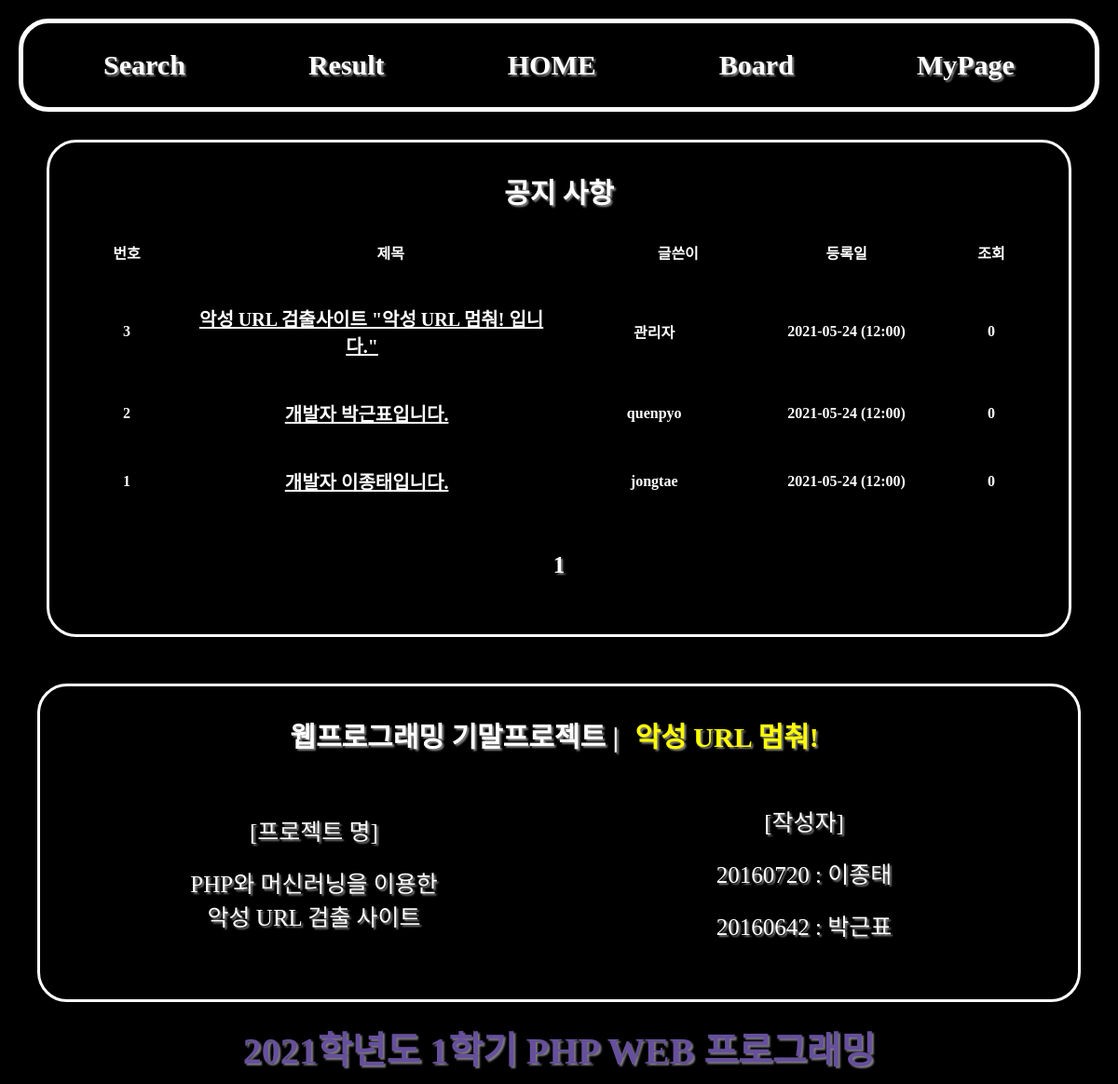
Page /board_notice_list.php on the committed database.
### tables this page shows
create table notice (
   num int not null auto_increment,
   id char(15) not null,
   subject char(200) not null,
   content text not null,        
   regist_day char(20) not null,
   hit int not null,
   primary key(num)
);

### board_notice_list.php (the view, shortened to what this page needs)
<!DOCTYPE html>
    <head>
        <link rel="stylesheet" type="text/css" href="./css/board.css">
    </head>
    <body>
        <header>
            <?php include "header.php";?>
        </header>
        <section>
            <div class="area">
                <div class="area_area">
                    <h3>공지 사항</h3>
                    <table>
                        <colgroup>
                        </colgroup>
                        <th>번호</th>
                        <th>제목</th>
                        <th>글쓴이</th>
                        <th>등록일</th>
                        <th>조회</th>
                    </table>
                    <?php
                        if (isset($_GET["page"]))
                            $page = $_GET["page"];
                        else
                            $page = 1;
                        $con = mysqli_connect("localhost", "user1", "12345", "sample");
                        $sql = "select * from notice order by num desc";
                        $result = mysqli_query($con, $sql);
                        $total_record = mysqli_num_rows($result);
                        $scale = 4;
                        if ($total_record % $scale == 0)
                            $total_page = floor($total_record/$scale);
                        else
                            $total_page = floor($total_record/$scale) + 1;
                        $start = ($page - 1) * $scale;
                        $number = $total_record - $start;
                    for ($i=$start; $i<$start+$scale && $i < $total_record; $i++)
                    {
                        mysqli_data_seek($result, $i);
                        $row = mysqli_fetch_array($result);
                        $num         = $row["num"];
                        $id          = $row["id"];
                        $subject     = $row["subject"];
                        $regist_day  = $row["regist_day"];
                        $hit         = $row["hit"];
                    ?>
                                    <table>
                                        <colgroup>
                                        </colgroup>
                                        <th><?=$number?></th>
                                        <th><a href="board_view_notice.php?num=<?=$num?>&page=<?=$page?>"><?=$subject?></a></th>
                                        <th><?=$id?></th>
                                        <th><?=$regist_day?></th>
                                        <th><?=$hit?></th>
                                    </table>
                    <?php
                        $number--;
                    }
                    ?>
                                <ul id="page_num">
                    <?php
                        if ($total_page>=2 && $page >= 2)
                        {
                            $new_page = $page-1;
                            echo "<li><a href='board_notice_list.php?page=$new_page'>◀ 이전</a> </li>";
                        }
                        else
                            echo "<li>&nbsp;</li>";
                        for ($i=1; $i<=$total_page; $i++)
                        {
                            if ($page == $i)
                            {
                                echo "<li><b> $i </b></li>";
                            }
                            else
                            {
                                echo "<li><a href='board_notice_list.php?page=$i'> $i </a><li>";
                            }
                        }
                        if ($total_page>=2 && $page != $total_page)
                        {
                            $new_page = $page+1;
                            echo "<li> <a href='board_notice_list.php?page=$new_page'>다음 ▶</a> </li>";
                        }
                        else
                            echo "<li>&nbsp;</li>";
                    ?>
                                </ul>
                </div>
            </div>
        </section>
        <footer>
    	    <?php include "footer.php";?>
        </footer>
    </body>
</html>

### header.php (shortened to what this page needs)
<!DOCTYPE html>
    <head>
        <link rel="stylesheet" type="text/css" href="./css/index.css">
    </head>
    <body>
        <nav class = "menu">
            <a href="./examine.php">Search</a>
            <a href="./result.php">Result</a>
            <a href="./index.php">HOME
            </a>
            <a href="./board.php">Board</a>
            <a href="./mypage.php">MyPage</a>
        </nav>
    </body>
</html>

### footer.php (shortened to what this page needs)
<!DOCTYPE html>
    <head>
        <link rel="stylesheet" type="text/css" href="./css/index.css">
    </head>
    <body>
        <div class = "footer_area">
            <div id = "area_area">
                <h3>웹프로그래밍 기말프로젝트 | <span>악성 URL 멈춰!</span></h3>
                <table>
                    <tr>
                        <td>
                            <ul id="footer_right011">
                                <li>[프로젝트 명]</li>
                                <li>PHP와 머신러닝을 이용한<br> 악성 URL 검출 사이트</li>
                            </ul>
                        </td>
                        <td>
                            <ul id="footer_right012">
                                <li>[작성자]</li>
                                <li>20160720 : 이종태</li>
                                <li>20160642 : 박근표</li>
                            </ul>
                        </td>
                    </tr>
                </table>
            </div>
        </div>
        <h2>2021학년도 1학기 PHP WEB 프로그래밍</h3>
    </body>
</html>

### css/index.css (style rules this page uses)
* { padding:10px; margin: 0; background: rgb(0, 0, 0); }
header { position: -webkit-sticky; position: sticky; top: 0; background-color: rgb(0, 0, 0); margin: 0 auto; border: 5px solid white; border-color: #fff; border-radius: 2em; color: #fff; }
.menu { display: flex; justify-content: space-around; align-items: center; height: 50px; background-color: rgba(0, 0, 0, 0); color: rgb(192, 184, 184); }
.menu a { font-size: 30px; font-weight: bold; color: rgb(255, 255, 255); text-shadow: 2px 2px 2px gray; text-decoration: none; position: relative; padding: 6px 12px; background-color: rgb(0, 0, 0); }
.menu a::after { content: ""; position: absolute; bottom: 0; left: 50%; transform: translateX(-50%); width: 0%; height: 4px; background: #9c2626; transition: all .5s ease-out; }
.area { height: 80%; margin: 20px; border: 3px solid white; border-color: #fff; border-radius: 2em; color: #fff; }
.area_area { padding: 10px; }
footer { height: 100px; }
.footer_area { margin: 10px; border: 3px solid white; border-color: #fff; border-radius: 2em; color: #fff; }

### board_notice_list.php (style rules this page uses)
li { list-style:none; }
#page_num { text-align: center; margin: 30px 0 }
#page_num li { display: inline; }
a { color : white; font-size : 20px; background-color : #a1468600; }
th { text-overflow: ellipsis; overflow: hidden; }
table { table-layout: fixed; }

### header.php (style rules this page uses)
a { font-family: 'Nanum Pen Script', cursive; }

### footer.php (style rules this page uses)
table { width: 100%; }
p, li { font-family : 'Nanum Pen Script', cursive; text-align : center; font-size : 25px; text-shadow: 2px 2px 2px gray; }
h3 { font-family : 'Nanum Pen Script', cursive; text-align : center; font-size : 30px; text-shadow: 2px 2px 2px gray; }
span { color: yellow; }
#footer_right011 { list-style-type: none; }
#footer_right012 { list-style-type: none; }
h2 { font-family : 'Nanum Pen Script', cursive; color : rgb(102, 79, 156); text-align : center; font-size : 40px; text-shadow: 2px 2px 2px gray; }

### rows in the picture
notice: subject "악성 URL 검출사이트 \"악성 URL 멈춰! 입니다.\"", id "관리자", regist_day "2021-05-24 (12:00)", hit "0"
notice: subject "개발자 박근표입니다.", id "quenpyo", regist_day "2021-05-24 (12:00)", hit "0"
notice: subject "개발자 이종태입니다.", id "jongtae", regist_day "2021-05-24 (12:00)", hit "0"
